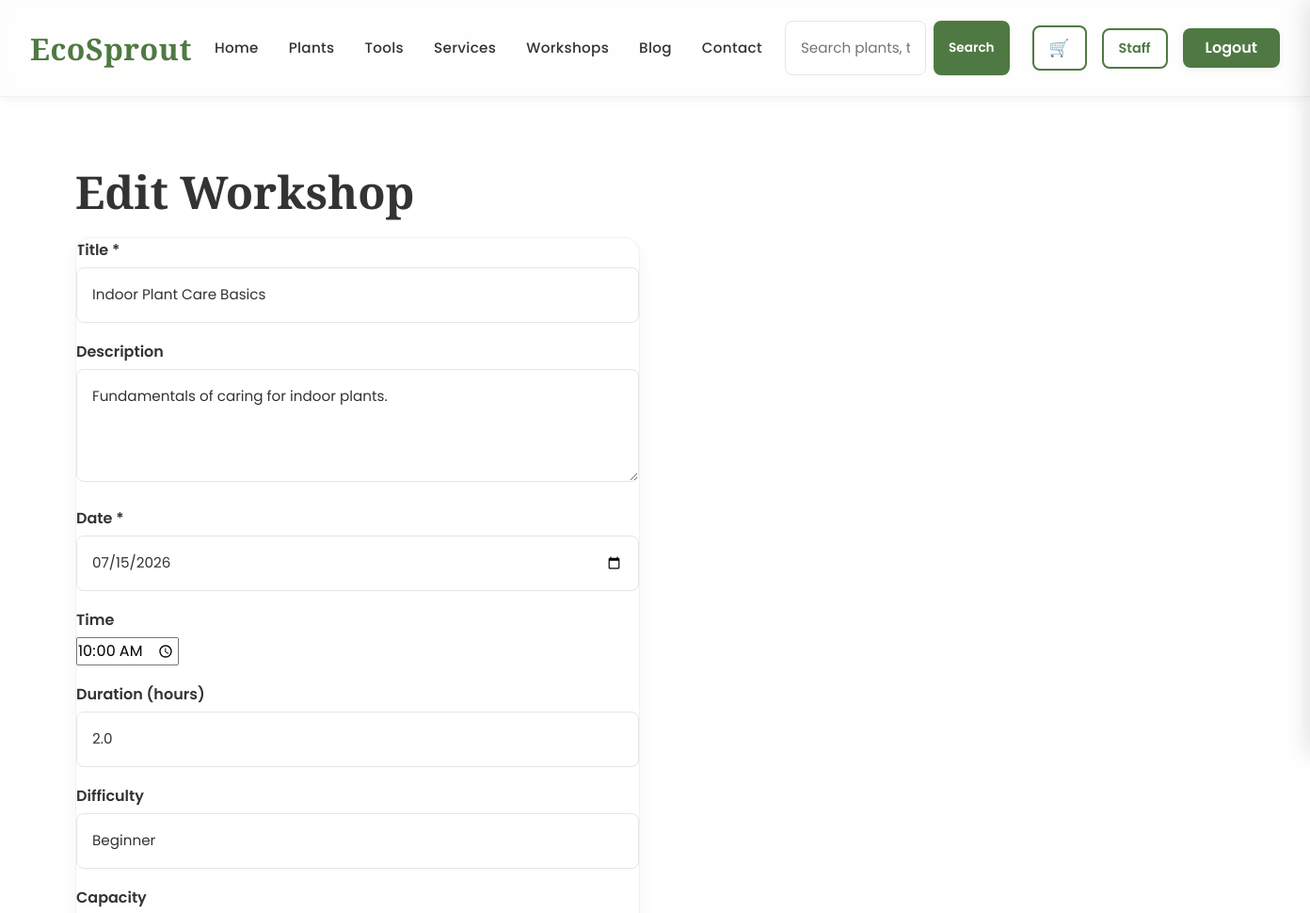
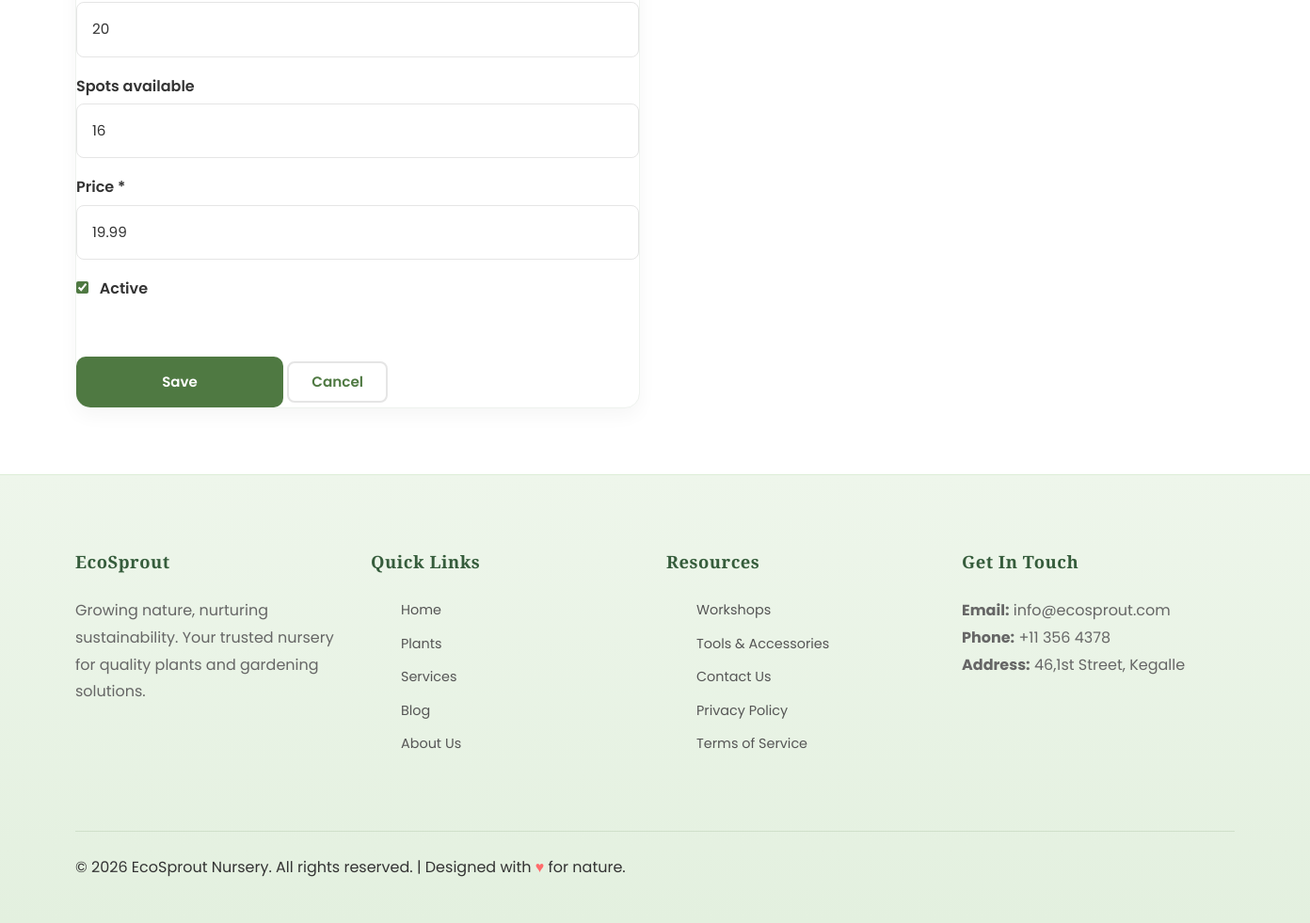
Page /Frontend/staff/workshop-form.php?id=1 (signed in) on the committed database (2 pictures, top to bottom).
### tables this page shows
CREATE TABLE IF NOT EXISTS `workshops` (
  `id` int NOT NULL AUTO_INCREMENT,
  `title` varchar(255) NOT NULL,
  `description` text,
  `event_date` date NOT NULL,
  `event_time` time NOT NULL,
  `duration_hours` decimal(4,1) DEFAULT '2.0',
  `difficulty` varchar(50) DEFAULT 'Beginner',
  `capacity` int NOT NULL DEFAULT '20',
  `spots_available` int NOT NULL DEFAULT '20',
  `price` decimal(10,2) NOT NULL,
  `image_url` varchar(255) DEFAULT 'assets/images/workshop-1.jpg',
  `image_url_2` varchar(255) DEFAULT NULL,
  `image_url_3` varchar(255) DEFAULT NULL,
  `is_active` tinyint NOT NULL DEFAULT '1',
  `created_at` timestamp NULL DEFAULT CURRENT_TIMESTAMP,
  PRIMARY KEY (`id`)
);

### Frontend/includes/helpers.php (called while the page is built, shortened)
<?php
function e($text)
{
  return htmlspecialchars((string) $text, ENT_QUOTES, 'UTF-8');
}

### Frontend/staff/workshop-form.php (the view, shortened to what this page needs)
<?php
require_once __DIR__ . '/../config/db.php';
require_once __DIR__ . '/../includes/helpers.php';
$id = isset($_GET['id']) ? (int) $_GET['id'] : 0;
$row = array('title'=>'','description'=>'','event_date'=>'','event_time'=>'10:00:00','duration_hours'=>'2.0','difficulty'=>'Beginner','capacity'=>'20','spots_available'=>'20','price'=>'','is_active'=>1);
if ($id > 0) {
  $stmt = $pdo->prepare('SELECT * FROM workshops WHERE id = :id');
  $stmt->bindParam(':id', $id, PDO::PARAM_INT);
  $stmt->execute();
  $found = $stmt->fetch();
  if ($found) { $row = $found; }
}
include '../includes/header.php';
?>
<main><section class="section"><div class="container">
<h1><?php echo $id ? 'Edit Workshop' : 'Add Workshop'; ?></h1>
<div class="card" style="max-width:600px;">
<form method="post" action="workshop-handler.php">
<div class="form-group"><label>Title *</label><input type="text" name="title" required value="<?php echo e($row['title']); ?>"></div>
<div class="form-group"><label>Description</label><textarea name="description" rows="3"><?php echo e($row['description']); ?></textarea></div>
<div class="form-group"><label>Date *</label><input type="date" name="event_date" required value="<?php echo e($row['event_date']); ?>"></div>
<div class="form-group"><label>Time</label><input type="time" name="event_time" value="<?php echo e(substr($row['event_time'], 0, 5)); ?>"></div>
<div class="form-group"><label>Duration (hours)</label><input type="text" name="duration_hours" value="<?php echo e($row['duration_hours']); ?>"></div>
<div class="form-group"><label>Difficulty</label><input type="text" name="difficulty" value="<?php echo e($row['difficulty']); ?>"></div>
<div class="form-group"><label>Capacity</label><input type="number" name="capacity" value="<?php echo e($row['capacity']); ?>"></div>
<div class="form-group"><label>Spots available</label><input type="number" name="spots_available" value="<?php echo e($row['spots_available']); ?>"></div>
<div class="form-group"><label>Price *</label><input type="text" name="price" required value="<?php echo e($row['price']); ?>"></div>
<label><input type="checkbox" name="is_active" value="1" <?php echo ((int)$row['is_active']===1)?'checked':''; ?>> Active</label><br><br>
<button type="submit" class="btn-primary">Save</button> <a href="workshops.php" class="btn-outline">Cancel</a>
</form></div></div></section></main>
<?php include '../includes/footer.php'; ?>

### Frontend/assets/css/style.css (style rules this page uses)
:root { --primary-color: #4F7942; --secondary-color: #7BA05B; --light-green: #DDEED8; --background-color: #F8F9F5; --text-color: #333333; --secondary-text: #666666; --surface-color: #FFFFFF; --dark-green: #2D5A3D; --accent-color: #7BA05B; --light-gray: #E5E5E5; --border-color: #E5E5E5; --spacing-xs: 4px; --spacing-sm: 8px; --spacing-md: 16px; --spacing-lg: 24px; --spacing-xl: 32px; --spacing-xxl: 48px; --border-radius: 8px; --border-radius-lg: 12px; --transition: all 0.3s ease; }
* { margin: 0; padding: 0; box-sizing: border-box; }
html { scroll-behavior: smooth; }
body { font-family: 'Poppins', sans-serif; background-color: var(--background-color); color: var(--text-color); line-height: 1.6; font-size: 16px; }
h1, h2, h3, h4, h5, h6 { font-family: 'Playfair Display', serif; color: var(--text-color); line-height: 1.3; margin-bottom: var(--spacing-md); font-weight: 700; }
h1 { font-size: 3rem; }
a { color: var(--primary-color); text-decoration: none; transition: var(--transition); }
.btn-primary { background: var(--primary-color); color: white; border: none; padding: 12px 24px; border-radius: 10px; font-weight: 600; transition: .3s; }
.btn-outline { background-color: transparent; color: var(--primary-color); padding: var(--spacing-sm) var(--spacing-lg); border: 2px solid var(--border-color); border-radius: var(--border-radius); cursor: pointer; font-size: 0.95rem; font-weight: 600; transition: var(--transition); display: inline-block; }
.card { border-radius: 16px; overflow: hidden; border: 1px solid #eef2ee; box-shadow: 0 8px 20px rgba(0,0,0,0.04); transition: all .3s ease; }
.form-group { margin-bottom: var(--spacing-lg); }
label { display: block; margin-bottom: var(--spacing-sm); font-weight: 600; color: var(--text-color); }
input[type="text"], input[type="email"], input[type="password"], input[type="number"], input[type="date"], input[type="tel"], textarea, select { width: 100%; padding: var(--spacing-md); border: 1.5px solid var(--light-gray); border-radius: var(--border-radius); font-family: 'Poppins', sans-serif; font-size: 0.95rem; transition: var(--transition); background-color: var(--surface-color); color: var(--text-color); }
textarea { resize: vertical; min-height: 120px; }
.container { max-width: 1280px; margin: auto; padding: 0 24px; }
.section { padding: 70px var(--spacing-lg); }
.section:nth-child(odd) { background-color: var(--surface-color); }
.section { position: relative; }
input[type="checkbox"], input[type="radio"] { margin-right: var(--spacing-sm); cursor: pointer; accent-color: var(--primary-color); }
.form-group { margin-bottom: 18px; }
.form-group label { display: block; margin-bottom: 6px; font-weight: 600; }
.btn-primary[type="submit"] { width: 220px; height: 54px; margin: 0 auto; padding: 0; font-size: 15px; font-weight: 600; }

### rows in the picture
workshops: title "Indoor Plant Care Basics", description "Fundamentals of caring for indoor plants.", event_date "07/15/2026", event_time "10:00", duration_hours "2.0", difficulty "Beginner", capacity "20", spots_available "16", price "19.99", is_active "☑"
